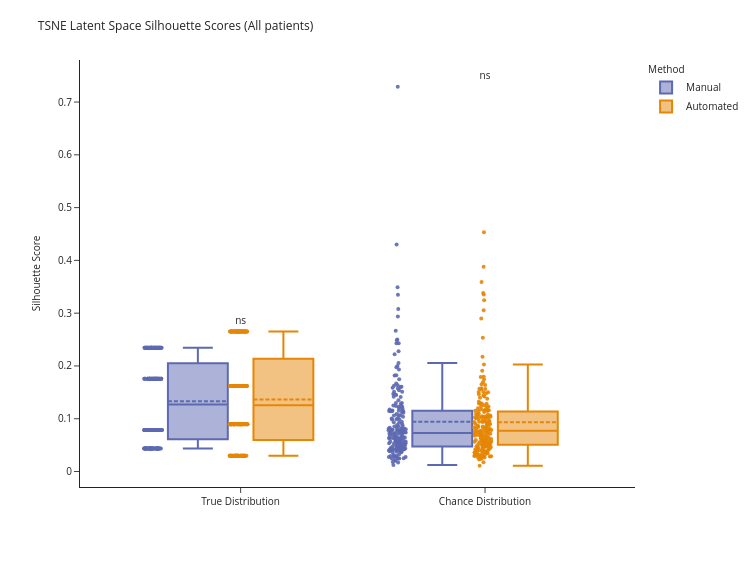

Source (notebook cell):
### Markdown cell above
## Plots

### Code cell
colorsmap = {
    'Manual': px.colors.qualitative.Vivid[1],
    'Automated': px.colors.qualitative.Vivid[0]
}
# plot order true first then chance
orderforplot = {
    "Difference_Variable": ['Onset', 'Offset', 'Duration'], 
    "Phoneme": ['a', 'ae', 'b', 'g', 'i', 'k', 'p', 'u', 'v'], 
    "Patient": ['S1', 'S2', 'S3', 'S4'],
    'Silhouette Level':['True Distribution', 'Chance Distribution'] }

silscor_dfmelted_tr_ch = silscores_df[(silscores_df['Silhouette Level'] == 'True Distribution') | (silscores_df['Silhouette Level'] == 'Chance Distribution')]


fig = px.box(
    silscor_dfmelted_tr_ch,
    y='Silhouette Score',
    x='Silhouette Level',
    color='Method',
    points='all',  # Shows stripplot-like points
    boxmode='group',
    color_discrete_sequence= px.colors.qualitative.Vivid, 
    color_discrete_map= colorsmap, 
    category_orders=orderforplot,
    hover_name='Silhouette Level', 
    hover_data= ['Patient', 'Method', 'Silhouette Level', 'Iteration',
       'Silhouette Score']    
    )
fig.update_traces(marker=dict(size=4,opacity=0.9), jitter=0.3, boxmean=True)

# Add significance annotations manually
levels = silscor_dfmelted_tr_ch['Silhouette Level'].unique()

for i, level in enumerate(levels):
    sub_df = silscor_dfmelted_tr_ch[silscor_dfmelted_tr_ch['Silhouette Level'] == level]
    scores_manual = sub_df[sub_df['Method'] == 'Manual']['Silhouette Score'].to_numpy()
    scores_auto = sub_df[sub_df['Method'] == 'Automated']['Silhouette Score'].to_numpy()
    
    stat, p_val = wilcoxon(scores_manual, scores_auto)

    # Define label
    sig_label = 'ns'
    if p_val < 0.001:
        sig_label = '***'
    elif p_val < 0.01:
        sig_label = '**'
    elif p_val < 0.05:
        sig_label = '*'

    # Compute annotation Y position
    y_max = sub_df['Silhouette Score'].max()
    fig.add_trace(go.Scatter(
        x=[level],
        y=[y_max + 0.01],
        mode='text',
        text=[sig_label],
        textposition='top center',
        showlegend=False
    ))


mm_to_px = 3.78
fig.update_layout(
    title=dict(text="TSNE Latent Space Silhouette Scores (All patients)", font=dict(size=12)),
    boxmode="group",
    yaxis_title=dict(text="Silhouette Score", font=dict(size=10)),
    xaxis_title="",
    legend_title=dict(text="Method", font=dict(size=10)),
    template='simple_white',
    width=200 * mm_to_px,   
    height=150 * mm_to_px,  
    font=dict(size=10)
)
# plt.savefig("../figures/figure3/manualvsautomated_TSNEsilhouetteS26.svg", format='svg')
#fig.write_image("../figures/figure3/manualvsautomated_TSNEsilhouetteS26PhonChancePlotly.pdf", format='pdf')
fig.show()

### Figure 1 — Plotly figure (JSON) as saved in the notebook; plotly's stock layout.template omitted (floating-point values rounded to 4 significant figures; data arrays with more than 128 entries replaced by an {"elided": "..."} marker saying what was removed)
{"data": [{"alignmentgroup": "True", "boxmean": true, "boxpoints": "all", "customdata": {"elided": "400x3 mixed values"}, "hovertemplate": "<b>%{hovertext}</b><br><br>Method=%{customdata[1]}<br>Silhouette Level=%{x}<br>Silhouette Score=%{y}<br>Patient=%{customdata[0]}<br>Iteration=%{customdata[2]}<extra></extra>", "hovertext": {"elided": "400 str values"}, "jitter": 0.3, "legendgroup": "Manual", "marker": {"color": "rgb(93, 105, 177)", "opacity": 0.9, "size": 4}, "name": "Manual", "notched": false, "offsetgroup": "Manual", "orientation": "v", "showlegend": true, "type": "box", "x": {"elided": "400 str values"}, "x0": " ", "xaxis": "x", "y": {"elided": "400 float values"}, "y0": " ", "yaxis": "y"}, {"alignmentgroup": "True", "boxmean": true, "boxpoints": "all", "customdata": {"elided": "400x3 mixed values"}, "hovertemplate": "<b>%{hovertext}</b><br><br>Method=%{customdata[1]}<br>Silhouette Level=%{x}<br>Silhouette Score=%{y}<br>Patient=%{customdata[0]}<br>Iteration=%{customdata[2]}<extra></extra>", "hovertext": {"elided": "400 str values"}, "jitter": 0.3, "legendgroup": "Automated", "marker": {"color": "rgb(229, 134, 6)", "opacity": 0.9, "size": 4}, "name": "Automated", "notched": false, "offsetgroup": "Automated", "orientation": "v", "showlegend": true, "type": "box", "x": {"elided": "400 str values"}, "x0": " ", "xaxis": "x", "y": {"elided": "400 float values"}, "y0": " ", "yaxis": "y"}, {"mode": "text", "showlegend": false, "text": ["ns"], "textposition": "top center", "type": "scatter", "x": ["Chance Distribution"], "y": [0.7392]}, {"mode": "text", "showlegend": false, "text": ["ns"], "textposition": "top center", "type": "scatter", "x": ["True Distribution"], "y": [0.2751]}], "layout": {"boxmode": "group", "font": {"size": 10}, "height": 567, "legend": {"title": {"font": {"size": 10}, "text": "Method"}, "tracegroupgap": 0}, "margin": {"t": 60}, "title": {"font": {"size": 12}, "text": "TSNE Latent Space Silhouette Scores (All patients)"}, "width": 756, "xaxis": {"anchor": "y", "categoryarray": ["True Distribution", "Chance Distribution"], "categoryorder": "array", "domain": [0, 1], "title": {"text": ""}}, "yaxis": {"anchor": "x", "domain": [0, 1], "title": {"font": {"size": 10}, "text": "Silhouette Score"}}}}
